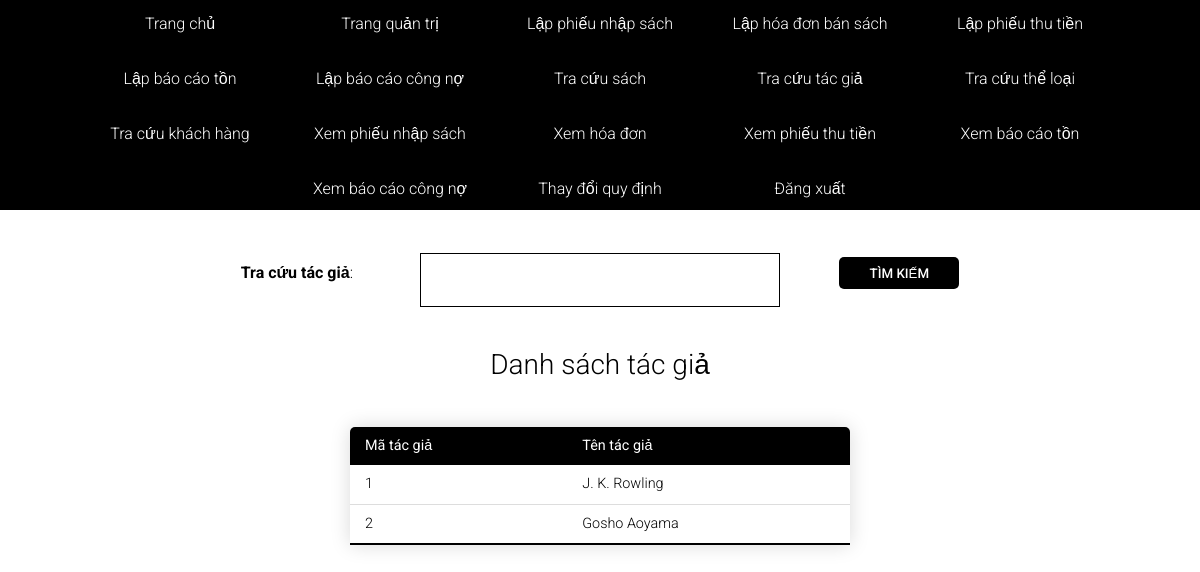
The app's page /bookstore/search-authors/ (signed in) with its own data.
### bookstore/models.py (models this page shows, shortened)
class TacGia(models.Model):
    ma_tac_gia = models.AutoField(auto_created=True, primary_key=True)
    ten_tac_gia = models.CharField(max_length=40, null=True, blank=True)

### bookstore/views.py (the view)
# urls.py: path('search-authors/', views.searchAuthors, name="search-authors"),
@login_required(login_url="login")
def searchAuthors(request):
    search_query = ''
    if request.GET.get('search_query'):
        search_query = request.GET.get('search_query')
    authors = TacGia.objects.filter(
        Q(ma_tac_gia__icontains=search_query) |
        Q(ten_tac_gia__icontains=search_query)
    )
    context = {'authors': authors, 'search_query': search_query}
    return render(request, 'bookstore/search-authors.html', context)

### bookstore/templates/bookstore/search-authors.html (shortened to what this page needs)
<!DOCTYPE html>
{% load static %}
<html lang="en">
    <head>
        <link rel="stylesheet" href="{% static 'styles/reset.css' %}">
        <link rel="stylesheet" href="{% static 'styles/search-authors.css' %}">
        <link rel="stylesheet" href="{% static 'styles/font-awesome.min.css' %}">
    </head>
    <body>
        <nav>
            {% include 'navbar.html' %}
        </nav>
        <form class="form" action="{% url 'search-authors' %}" method="get">
            <label for="authors-search"><b>Tra cứu tác giả</b>:</label>
            <input type="search" id="authors-search" name="search_query" value="{{search_query}}">
            <input type="submit" value="Tìm kiếm">
        </form>
        <div class="author-table">
			<h1>Danh sách tác giả</h1>
			<table class="content-table">
				<thead>
					<tr>
						<th>Mã tác giả</th>
						<th>Tên tác giả</th>
					</tr>
				</thead>
				<tbody>
					{% for author in authors %}
					<tr>
						<td>{{author.ma_tac_gia}}</td>
						<td>{{author.ten_tac_gia}}</td>
					</tr>
					{% endfor %}
				</tbody>
			</table>
		</div>
    </body>
</html>

### static/styles/search-authors.css (style rules this page uses)
body { margin: 0; padding: 0; background: #ffffff; font-size: 16px; color: rgb(0, 0, 0); font-family: "Roboto", sans-serif; font-weight: 300; }
b { font-weight: bold; }
h1 { margin: 0 0 20px 0; font-weight: 300; font-size: 28px; text-align: center; }
form { display: flex; flex-direction: row; gap: 5px; align-items: center; justify-content: center; margin-top: 45px; margin-bottom: 30px; }
form label { margin: 10px auto; }
.author-table { position: relative; margin: 5% auto; }
.content-table { border-collapse: collapse; margin: 4% auto; font-size: 0.9em; min-width: 500px; border-radius: 5px 5px 0 0; overflow: hidden; box-shadow: 0 0 20px rgba(0, 0, 0, 0.15); }
.content-table thead tr { background-color: black; color: #ffffff; text-align: left; font-weight: normal; }
.content-table th, .content-table td { padding: 12px 15px; }
.content-table tbody tr { border-bottom: 1px solid #dddddd; }
.content-table tbody tr:last-of-type { border-bottom: 2px solid black; }
input[type="submit"] { background: black; border: none; border-radius: 5px; color: #fff; font-family: "Roboto", sans-serif; font-weight: 500; text-transform: uppercase; transition: 0.1s ease; cursor: pointer; width: 120px; height: 32px; margin: 0 auto; }
input[type="search"] { padding: 16px; margin-top: 13px; border: solid 1px black; font-size: 17px; width: 30%; position: absolute; }

### records on screen
TacGia: ma_tac_gia "1", ten_tac_gia "J. K. Rowling"
TacGia: ma_tac_gia "2", ten_tac_gia "Gosho Aoyama"
